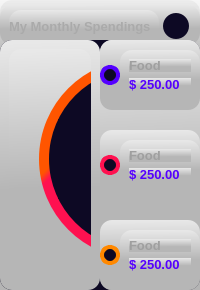
           <widget class="QFrame" name="spendingFrame">
            <property name="styleSheet">
             <string notr="true">QFrame {
	background-color: rgb(255, 255, 255);
	background-color: rgb(13, 9, 36);
	border: none;
	border-radius: 12px;
	background-color: qlineargradient(spread:pad, x1:0, y1:0, x2:0, y2:0.715909, stop:0 rgba(0, 0, 0, 9), stop:0.375 rgba(0, 0, 0, 50), stop:0.835227 rgba(0, 0, 0, 75));

}
</string>
            </property>
            <property name="frameShape">
             <enum>QFrame::NoFrame</enum>
            </property>
            <property name="frameShadow">
             <enum>QFrame::Raised</enum>
            </property>
            <layout class="QVBoxLayout" name="verticalLayout_6">
             <property name="spacing">
              <number>0</number>
             </property>
             <property name="leftMargin">
              <number>0</number>
             </property>
             <property name="topMargin">
              <number>0</number>
             </property>
             <property name="rightMargin">
              <number>0</number>
             </property>
             <property name="bottomMargin">
              <number>0</number>
             </property>
             <item>
              <widget class="QFrame" name="monthly">
               <property name="minimumSize">
                <size>
                 <width>0</width>
                 <height>40</height>
                </size>
               </property>
               <property name="maximumSize">
                <size>
                 <width>16777215</width>
                 <height>30</height>
                </size>
               </property>
               <property name="styleSheet">
                <string notr="true">background-color: qlineargradient(spread:pad, x1:0.9801, y1:0.693, x2:0.97, y2:0, stop:0.149254 rgba(182, 182, 182, 255), stop:1 rgba(232, 232, 232, 255));</string>
               </property>
               <property name="frameShape">
                <enum>QFrame::NoFrame</enum>
               </property>
               <property name="frameShadow">
                <enum>QFrame::Raised</enum>
               </property>
               <layout class="QHBoxLayout" name="horizontalLayout_9" stretch="0,0">
                <property name="spacing">
                 <number>0</number>
                </property>
                <property name="leftMargin">
                 <number>5</number>
                </property>
                <property name="topMargin">
                 <number>5</number>
                </property>
                <property name="rightMargin">
                 <number>5</number>
                </property>
                <property name="bottomMargin">
                 <number>3</number>
                </property>
                <item>
                 <widget class="QLabel" name="label_6">
                  <property name="minimumSize">
                   <size>
                    <width>150</width>
                    <height>0</height>
                   </size>
                  </property>
                  <property name="maximumSize">
                   <size>
                    <width>150</width>
                    <height>16777215</height>
                   </size>
                  </property>
                  <property name="font">
                   <font>
                    <pointsize>10</pointsize>
                    <weight>75</weight>
                    <bold>true</bold>
                   </font>
                  </property>
                  <property name="styleSheet">
                   <string notr="true">color: rgb(170, 170, 170);</string>
                  </property>
                  <property name="text">
                   <string>My Monthly Spendings</string>
                  </property>
                 </widget>
                </item>
                <item>
                 <widget class="QPushButton" name="pushButton_7">
                  <property name="minimumSize">
                   <size>
                    <width>26</width>
                    <height>26</height>
                   </size>
                  </property>
                  <property name="maximumSize">
                   <size>
                    <width>26</width>
                    <height>26</height>
                   </size>
                  </property>
                  <property name="styleSheet">
                   <string notr="true">QPushButton {
	border: none;
	background-color: rgb(13, 9, 36);
	border-radius: 13;
}</string>
                  </property>
                  <property name="text">
                   <string/>
                  </property>
                  <property name="icon">
                   <iconset resource="../../../../Download/New-PySide6-ui-design-master (1)/New-PySide6-ui-design-master/resources/resources.qrc">
                    <normaloff>:/icons/icons/wink.svg</normaloff>:/icons/icons/wink.svg</iconset>
                  </property>
                  <property name="iconSize">
                   <size>
                    <width>24</width>
                    <height>24</height>
                   </size>
                  </property>
                 </widget>
                </item>
               </layout>
              </widget>
             </item>
             <item>
              <widget class="QFrame" name="frame_10">
               <property name="minimumSize">
                <size>
                 <width>0</width>
                 <height>250</height>
                </size>
               </property>
               <property name="maximumSize">
                <size>
                 <width>16777215</width>
                 <height>250</height>
                </size>
               </property>
               <property name="styleSheet">
                <string notr="true">background-color: rgb(13, 9, 36);</string>
               </property>
               <property name="frameShape">
                <enum>QFrame::NoFrame</enum>
               </property>
               <property name="frameShadow">
                <enum>QFrame::Raised</enum>
               </property>
               <layout class="QHBoxLayout" name="horizontalLayout_5">
                <property name="spacing">
                 <number>0</number>
                </property>
                <property name="leftMargin">
                 <number>0</number>
                </property>
                <property name="topMargin">
                 <number>0</number>
                </property>
                <property name="rightMargin">
                 <number>0</number>
                </property>
                <property name="bottomMargin">
                 <number>0</number>
                </property>
                <item>
                 <widget class="QFrame" name="frame_11">
                  <property name="styleSheet">
                   <string notr="true">background-color: qlineargradient(spread:pad, x1:0.9801, y1:0.693, x2:0.97, y2:0, stop:0.149254 rgba(182, 182, 182, 255), stop:1 rgba(232, 232, 232, 255));</string>
                  </property>
                  <property name="frameShape">
                   <enum>QFrame::NoFrame</enum>
                  </property>
                  <property name="frameShadow">
                   <enum>QFrame::Raised</enum>
                  </property>
                  <layout class="QHBoxLayout" name="horizontalLayout_17">
                   <item>
                    <widget class="QFrame" name="frame_16">
                     <property name="styleSheet">
                      <string notr="true">background-color: qlineargradient(spread:pad, x1:0.9801, y1:0.693, x2:0.97, y2:0, stop:0.149254 rgba(182, 182, 182, 255), stop:1 rgba(232, 232, 232, 255));</string>
                     </property>
                     <property name="frameShape">
                      <enum>QFrame::NoFrame</enum>
                     </property>
                     <property name="frameShadow">
                      <enum>QFrame::Raised</enum>
                     </property>
                     <widget class="QFrame" name="frame_33">
                      <property name="geometry">
                       <rect>
                        <x>30</x>
                        <y>10</y>
                        <width>200</width>
                        <height>200</height>
                       </rect>
                      </property>
                      <property name="minimumSize">
                       <size>
                        <width>200</width>
                        <height>200</height>
                       </size>
                      </property>
                      <property name="maximumSize">
                       <size>
                        <width>200</width>
                        <height>200</height>
                       </size>
                      </property>
                      <property name="styleSheet">
                       <string notr="true">background-color: qlineargradient(spread:pad, x1:0, y1:0, x2:1, y2:1, stop:0 rgba(85, 0, 255, 255), stop:0.0340909 rgba(255, 85, 0, 255), stop:0.295455 rgba(255, 85, 0, 255), stop:0.323864 rgba(255, 17, 80, 255), stop:0.625 rgba(255, 17, 80, 255), stop:0.670455 rgba(85, 0, 255, 255));
border: none;
border-radius: 100px;</string>
                      </property>
                      <property name="frameShape">
                       <enum>QFrame::StyledPanel</enum>
                      </property>
                      <property name="frameShadow">
                       <enum>QFrame::Raised</enum>
                      </property>
                      <layout class="QHBoxLayout" name="horizontalLayout_20">
                       <item>
                        <widget class="QFrame" name="frame_34">
                         <property name="minimumSize">
                          <size>
                           <width>180</width>
                           <height>180</height>
                          </size>
                         </property>
                         <property name="maximumSize">
                          <size>
                           <width>180</width>
                           <height>180</height>
                          </size>
                         </property>
                         <property name="styleSheet">
                          <string notr="true">background-color: rgb(13, 9, 36);
border-radius: 90px;</string>
                         </property>
                         <property name="frameShape">
                          <enum>QFrame::NoFrame</enum>
                         </property>
                         <property name="frameShadow">
                          <enum>QFrame::Raised</enum>
                         </property>
                         <layout class="QHBoxLayout" name="horizontalLayout_21">
                          <item>
                           <widget class="QFrame" name="frame_32">
                            <property name="minimumSize">
                             <size>
                              <width>0</width>
                              <height>80</height>
                             </size>
                            </property>
                            <property name="maximumSize">
                             <size>
                              <width>16777215</width>
                              <height>80</height>
                             </size>
                            </property>
                            <property name="styleSheet">
                             <string notr="true">border: none;</string>
                            </property>
                            <property name="frameShape">
                             <enum>QFrame::NoFrame</enum>
                            </property>
                            <property name="frameShadow">
                             <enum>QFrame::Raised</enum>
                            </property>
                            <layout class="QVBoxLayout" name="verticalLayout_15">
                             <property name="spacing">
                              <number>0</number>
                             </property>
                             <property name="leftMargin">
                              <number>0</number>
                             </property>
                             <property name="topMargin">
                              <number>0</number>
                             </property>
                             <property name="rightMargin">
                              <number>0</number>
                             </property>
                             <property name="bottomMargin">
                              <number>0</number>
                             </property>
                             <item alignment="Qt::AlignHCenter|Qt::AlignVCenter">
                              <widget class="QLabel" name="label_18">
                               <property name="font">
                                <font>
                                 <pointsize>10</pointsize>
                                 <weight>50</weight>
                                 <bold>false</bold>
                                </font>
                               </property>
                               <property name="styleSheet">
                                <string notr="true">color: rgb(138, 138, 138);</string>
                               </property>
                               <property name="text">
                                <string>Budget Report</string>
                               </property>
                              </widget>
                             </item>
                             <item alignment="Qt::AlignHCenter|Qt::AlignVCenter">
                              <widget class="QLabel" name="label_19">
                               <property name="font">
                                <font>
                                 <pointsize>13</pointsize>
                                 <weight>75</weight>
                                 <bold>true</bold>
                                </font>
                               </property>
                               <property name="styleSheet">
                                <string notr="true">color: rgb(170, 170, 170);</string>
                               </property>
                               <property name="text">
                                <string>$ 5, 200.00</string>
                               </property>
                              </widget>
                             </item>
                             <item alignment="Qt::AlignHCenter|Qt::AlignVCenter">
                              <widget class="QLabel" name="label_20">
                               <property name="font">
                                <font>
                                 <pointsize>10</pointsize>
                                 <weight>50</weight>
                                 <bold>false</bold>
                                </font>
                               </property>
                               <property name="styleSheet">
                                <string notr="true">color: rgb(138, 138, 138);</string>
                               </property>
                               <property name="text">
                                <string>Sep 2021</string>
                               </property>
                              </widget>
                             </item>
                            </layout>
                           </widget>
                          </item>
                         </layout>
                        </widget>
                       </item>
                      </layout>
                     </widget>
                    </widget>
                   </item>
                  </layout>
                 </widget>
                </item>
                <item>
                 <widget class="QFrame" name="frame_13">
                  <property name="minimumSize">
                   <size>
                    <width>0</width>
                    <height>0</height>
                   </size>
                  </property>
                  <property name="maximumSize">
                   <size>
                    <width>150</width>
                    <height>16777215</height>
                   </size>
                  </property>
                  <property name="styleSheet">
                   <string notr="true">background-color: qlineargradient(spread:pad, x1:0.9801, y1:0.693, x2:0.97, y2:0, stop:0.149254 rgba(182, 182, 182, 255), stop:1 rgba(232, 232, 232, 255));</string>
                  </property>
                  <property name="frameShape">
                   <enum>QFrame::NoFrame</enum>
                  </property>
                  <property name="frameShadow">
                   <enum>QFrame::Raised</enum>
                  </property>
                  <layout class="QVBoxLayout" name="verticalLayout_9">
                   <property name="spacing">
                    <number>20</number>
                   </property>
                   <property name="leftMargin">
                    <number>0</number>
                   </property>
                   <property name="topMargin">
                    <number>0</number>
                   </property>
                   <property name="rightMargin">
                    <number>0</number>
                   </property>
                   <property name="bottomMargin">
                    <number>0</number>
                   </property>
                   <item>
                    <widget class="QFrame" name="frame_4">
                     <property name="styleSheet">
                      <string notr="true">background-color: qlineargradient(spread:pad, x1:0.9801, y1:0.693, x2:0.97, y2:0, stop:0.149254 rgba(182, 182, 182, 255), stop:1 rgba(232, 232, 232, 255));</string>
                     </property>
                     <property name="frameShape">
                      <enum>QFrame::NoFrame</enum>
                     </property>
                     <property name="frameShadow">
                      <enum>QFrame::Raised</enum>
                     </property>
                     <layout class="QHBoxLayout" name="horizontalLayout_10">
                      <property name="spacing">
                       <number>0</number>
                      </property>
                      <property name="leftMargin">
                       <number>0</number>
                      </property>
                      <property name="topMargin">
                       <number>0</number>
                      </property>
                      <property name="rightMargin">
                       <number>0</number>
                      </property>
                      <property name="bottomMargin">
                       <number>0</number>
                      </property>
                      <item>
                       <widget class="QFrame" name="frame_20">
                        <property name="minimumSize">
                         <size>
                          <width>20</width>
                          <height>20</height>
                         </size>
                        </property>
                        <property name="maximumSize">
                         <size>
                          <width>20</width>
                          <height>20</height>
                         </size>
                        </property>
                        <property name="styleSheet">
                         <string notr="true">QFrame {
	border: 4px solid  rgb(85, 0, 255);
	background-color: rgb(13, 9, 36);
	border-radius: 10;
}</string>
                        </property>
                        <property name="frameShape">
                         <enum>QFrame::NoFrame</enum>
                        </property>
                        <property name="frameShadow">
                         <enum>QFrame::Raised</enum>
                        </property>
                       </widget>
                      </item>
                      <item>
                       <widget class="QFrame" name="frame_21">
                        <property name="minimumSize">
                         <size>
                          <width>0</width>
                          <height>50</height>
                         </size>
                        </property>
                        <property name="maximumSize">
                         <size>
                          <width>16777215</width>
                          <height>50</height>
                         </size>
                        </property>
                        <property name="styleSheet">
                         <string notr="true"/>
                        </property>
                        <property name="frameShape">
                         <enum>QFrame::StyledPanel</enum>
                        </property>
                        <property name="frameShadow">
                         <enum>QFrame::Raised</enum>
                        </property>
                        <layout class="QVBoxLayout" name="verticalLayout_10">
                         <item alignment="Qt::AlignVCenter">
                          <widget class="QLabel" name="label_7">
                           <property name="font">
                            <font>
                             <pointsize>10</pointsize>
                             <weight>75</weight>
                             <bold>true</bold>
                            </font>
                           </property>
                           <property name="styleSheet">
                            <string notr="true">color: rgb(159, 159, 159);</string>
                           </property>
                           <property name="text">
                            <string>Food</string>
                           </property>
                          </widget>
                         </item>
                         <item alignment="Qt::AlignVCenter">
                          <widget class="QLabel" name="label_8">
                           <property name="font">
                            <font>
                             <pointsize>10</pointsize>
                             <weight>75</weight>
                             <bold>true</bold>
                            </font>
                           </property>
                           <property name="styleSheet">
                            <string notr="true">color: rgb(85, 0, 255);</string>
                           </property>
                           <property name="text">
                            <string>$ 250.00</string>
                           </property>
                          </widget>
                         </item>
                        </layout>
                       </widget>
                      </item>
                     </layout>
                    </widget>
                   </item>
                   <item>
                    <widget class="QFrame" name="frame_8">
                     <property name="styleSheet">
                      <string notr="true">background-color: qlineargradient(spread:pad, x1:0.9801, y1:0.693, x2:0.97, y2:0, stop:0.149254 rgba(182, 182, 182, 255), stop:1 rgba(232, 232, 232, 255));</string>
                     </property>
                     <property name="frameShape">
                      <enum>QFrame::StyledPanel</enum>
                     </property>
                     <property name="frameShadow">
                      <enum>QFrame::Raised</enum>
                     </property>
                     <layout class="QHBoxLayout" name="horizontalLayout_11">
                      <property name="spacing">
                       <number>0</number>
                      </property>
                      <property name="leftMargin">
                       <number>0</number>
                      </property>
                      <property name="topMargin">
                       <number>0</number>
                      </property>
                      <property name="rightMargin">
                       <number>0</number>
                      </property>
                      <property name="bottomMargin">
                       <number>0</number>
                      </property>
                      <item>
                       <widget class="QFrame" name="frame_22">
                        <property name="minimumSize">
                         <size>
                          <width>20</width>
                          <height>20</height>
                         </size>
                        </property>
                        <property name="maximumSize">
                         <size>
                          <width>20</width>
                          <height>20</height>
                         </size>
                        </property>
                        <property name="styleSheet">
                         <string notr="true">QFrame {
	border: 4px solid rgb(255, 17, 80);
	background-color: rgb(13, 9, 36);
	border-radius: 10;
}</string>
                        </property>
                        <property name="frameShape">
                         <enum>QFrame::NoFrame</enum>
                        </property>
                        <property name="frameShadow">
                         <enum>QFrame::Raised</enum>
                        </property>
                       </widget>
                      </item>
                      <item>
                       <widget class="QFrame" name="frame_23">
                        <property name="minimumSize">
                         <size>
                          <width>0</width>
                          <height>50</height>
                         </size>
                        </property>
                        <property name="maximumSize">
                         <size>
                          <width>16777215</width>
                          <height>50</height>
                         </size>
                        </property>
                        <property name="styleSheet">
                         <string notr="true"/>
                        </property>
                        <property name="frameShape">
                         <enum>QFrame::StyledPanel</enum>
                        </property>
                        <property name="frameShadow">
                         <enum>QFrame::Raised</enum>
                        </property>
                        <layout class="QVBoxLayout" name="verticalLayout_11">
                         <item alignment="Qt::AlignVCenter">
                          <widget class="QLabel" name="label_9">
                           <property name="font">
                            <font>
                             <pointsize>10</pointsize>
                             <weight>75</weight>
                             <bold>true</bold>
                            </font>
                           </property>
                           <property name="styleSheet">
                            <string notr="true">color: rgb(159, 159, 159);</string>
                           </property>
                           <property name="text">
                            <string>Food</string>
                           </property>
                          </widget>
                         </item>
                         <item alignment="Qt::AlignVCenter">
                          <widget class="QLabel" name="label_10">
                           <property name="font">
                            <font>
                             <pointsize>10</pointsize>
                             <weight>75</weight>
                             <bold>true</bold>
                            </font>
                           </property>
                           <property name="styleSheet">
                            <string notr="true">color: rgb(85, 0, 255);</string>
                           </property>
                           <property name="text">
                            <string>$ 250.00</string>
                           </property>
                          </widget>
                         </item>
                        </layout>
                       </widget>
                      </item>
                     </layout>
                    </widget>
                   </item>
                   <item>
                    <widget class="QFrame" name="frame_12">
                     <property name="styleSheet">
                      <string notr="true">background-color: qlineargradient(spread:pad, x1:0.9801, y1:0.693, x2:0.97, y2:0, stop:0.149254 rgba(182, 182, 182, 255), stop:1 rgba(232, 232, 232, 255));</string>
                     </property>
                     <property name="frameShape">
                      <enum>QFrame::StyledPanel</enum>
                     </property>
                     <property name="frameShadow">
                      <enum>QFrame::Raised</enum>
                     </property>
                     <layout class="QHBoxLayout" name="horizontalLayout_12">
                      <property name="spacing">
                       <number>0</number>
                      </property>
                      <property name="leftMargin">
                       <number>0</number>
                      </property>
                      <property name="topMargin">
                       <number>0</number>
                      </property>
                      <property name="rightMargin">
                       <number>0</number>
                      </property>
                      <property name="bottomMargin">
                       <number>0</number>
                      </property>
                      <item>
                       <widget class="QFrame" name="frame_24">
                        <property name="minimumSize">
                         <size>
                          <width>20</width>
                          <height>20</height>
                         </size>
                        </property>
                        <property name="maximumSize">
                         <size>
                          <width>20</width>
                          <height>20</height>
                         </size>
                        </property>
                        <property name="styleSheet">
                         <string notr="true">QFrame {
	border: 4px solid rgb(255, 136, 0);
	background-color: rgb(13, 9, 36);
	border-radius: 10;
}</string>
                        </property>
                        <property name="frameShape">
                         <enum>QFrame::NoFrame</enum>
                        </property>
                        <property name="frameShadow">
                         <enum>QFrame::Raised</enum>
                        </property>
                       </widget>
                      </item>
                      <item>
                       <widget class="QFrame" name="frame_25">
                        <property name="minimumSize">
                         <size>
                          <width>0</width>
                          <height>50</height>
                         </size>
                        </property>
                        <property name="maximumSize">
                         <size>
                          <width>16777215</width>
                          <height>50</height>
                         </size>
                        </property>
                        <property name="styleSheet">
                         <string notr="true">background-color: qlineargradient(spread:pad, x1:0.9801, y1:0.693, x2:0.97, y2:0, stop:0.149254 rgba(182, 182, 182, 255), stop:1 rgba(232, 232, 232, 255));</string>
                        </property>
                        <property name="frameShape">
                         <enum>QFrame::StyledPanel</enum>
                        </property>
                        <property name="frameShadow">
                         <enum>QFrame::Raised</enum>
                        </property>
                        <layout class="QVBoxLayout" name="verticalLayout_12">
                         <item alignment="Qt::AlignVCenter">
                          <widget class="QLabel" name="label_11">
                           <property name="font">
                            <font>
                             <pointsize>10</pointsize>
                             <weight>75</weight>
                             <bold>true</bold>
                            </font>
                           </property>
                           <property name="styleSheet">
                            <string notr="true">color: rgb(159, 159, 159);</string>
                           </property>
                           <property name="text">
                            <string>Food</string>
                           </property>
                          </widget>
                         </item>
                         <item alignment="Qt::AlignVCenter">
                          <widget class="QLabel" name="label_12">
                           <property name="font">
                            <font>
                             <pointsize>10</pointsize>
                             <weight>75</weight>
                             <bold>true</bold>
                            </font>
                           </property>
                           <property name="styleSheet">
                            <string notr="true">color: rgb(85, 0, 255);</string>
                           </property>
                           <property name="text">
                            <string>$ 250.00</string>
                           </property>
                          </widget>
                         </item>
                        </layout>
                       </widget>
                      </item>
                     </layout>
                    </widget>
                   </item>
                  </layout>
                 </widget>
                </item>
               </layout>
              </widget>
             </item>
            </layout>
           </widget>
